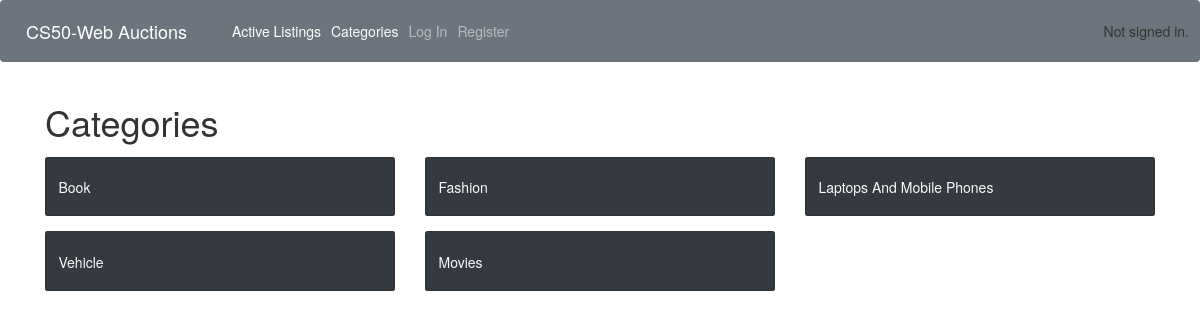
Page /categories/ on the committed database.
### auctions/models.py (models this page shows, shortened)
class Category(models.Model):
    title_category = models.CharField(max_length=100)

### auctions/views.py (the view)
# urls.py: path('categories/', views.categories, name="categories"),
def categories(request):
    categories = Category.objects.all()
    return render(request, "auctions/categories.html", {
        "categories" : categories
    })

### auctions/templates/auctions/categories.html
{% extends "auctions/layout.html" %}
{% block body %}
    <div class="container mt-4">
        <h1 class="mb-4">Categories</h1>
        <div class="row ">
        {% for category in categories %}
            <div class="col-md-4 mb-4 ">
            <div class="card h-100 bg-dark">
                <div class="card-body">
                <a href="{% url 'listings-by-category' category.id %}">
                    <h5 class="card-title text-light">{{ category.title_category }}</h5>
                </a>
                </div>
            </div>
            </div>
        {% endfor %}
        </div>
    </div>
{% endblock %}

### rows in the picture
Category: title_category "Book"
Category: title_category "Fashion"
Category: title_category "Laptops And Mobile Phones"
Category: title_category "Vehicle"
Category: title_category "Movies"
